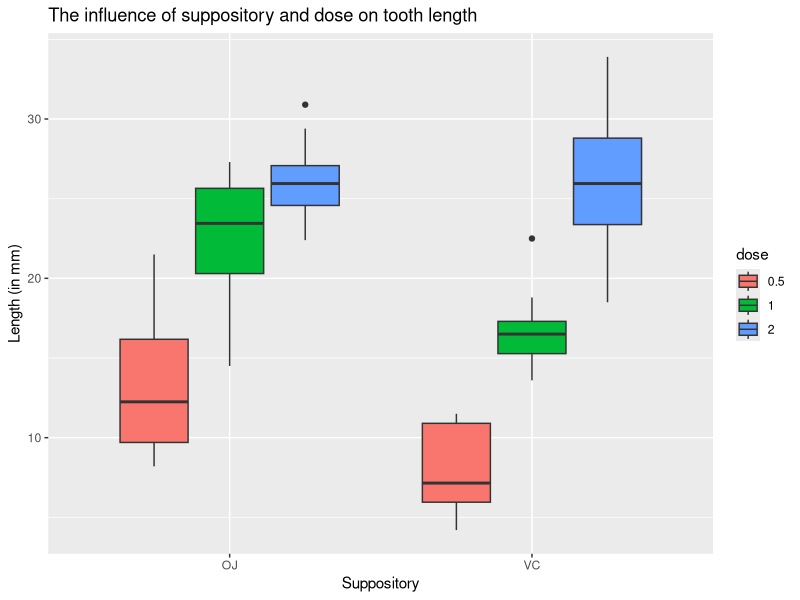

Reproduce this figure in R.
## ---- chunk 1
knitr::opts_chunk$set(echo = TRUE, cache = TRUE)
options(scipen = 999)
library(ggplot2)
library(dplyr)
## ---- chunk 2
tooth <- ToothGrowth
## ---- chunk 3
# Show how the data is constructed
str(tooth)

tooth$dose <- as.factor(tooth$dose)

# Provide a basic summary
tooth %>% group_by(dose, supp) %>% summarise(mean = mean(len), sd = sd(len))

# Plot the dataset
ggplot(tooth, aes(supp, len)) + 
        geom_boxplot(aes(fill = dose)) + 
        xlab("Suppository") +
        ylab("Length (in mm)") +
        ggtitle("The influence of suppository and dose on tooth length")
## ---- chunk 4
# Construct the subsets by filtering per dose and supp
OJ_05 <- filter(tooth, dose == 0.5 & supp == "OJ")
OJ_10 <- filter(tooth, dose == 1 & supp == "OJ")
OJ_20 <- filter(tooth, dose == 2 & supp == "OJ")

VC_05 <- filter(tooth, dose == 0.5 & supp == "VC")
VC_10 <- filter(tooth, dose == 1 & supp == "VC")
VC_20 <- filter(tooth, dose == 2 & supp == "VC")

# Perform t-tests on the subsets
test_OJ_05_10 <- t.test(OJ_05$len, OJ_10$len)
test_OJ_10_20 <- t.test(OJ_10$len, OJ_20$len)

test_VC_05_10 <- t.test(VC_05$len, VC_10$len)
test_VC_10_20 <- t.test(VC_10$len, VC_20$len)

test_OJ_VC_05 <- t.test(OJ_05$len, VC_05$len)
test_OJ_VC_10 <- t.test(OJ_10$len, VC_10$len)
test_OJ_VC_20 <- t.test(OJ_20$len, VC_20$len)

# Collect the p-values from the t-tests
sum_p <- as.data.frame(cbind(c(test_OJ_05_10$data.name, test_OJ_10_20$data.name, test_VC_05_10$data.name, test_VC_10_20$data.name, test_OJ_VC_05$data.name, test_OJ_VC_10$data.name, test_OJ_VC_20$data.name),  c(test_OJ_05_10$p.value, test_OJ_10_20$p.value, test_VC_05_10$p.value, test_VC_10_20$p.value, test_OJ_VC_05$p.value, test_OJ_VC_10$p.value, test_OJ_VC_20$p.value)), stringsAsFactors = FALSE)

# Adjust the column names
colnames(sum_p) <- c("test", "p_value")

# Correct for multiple comparisons
sum_p$adjusted_p <- round(p.adjust(sum_p$p_value, method = "bonferroni"), 4)

# For a better overview, display the significant differences
sum_p$significant <- sum_p$adjusted_p < 0.05

# Display the result
sum_p
